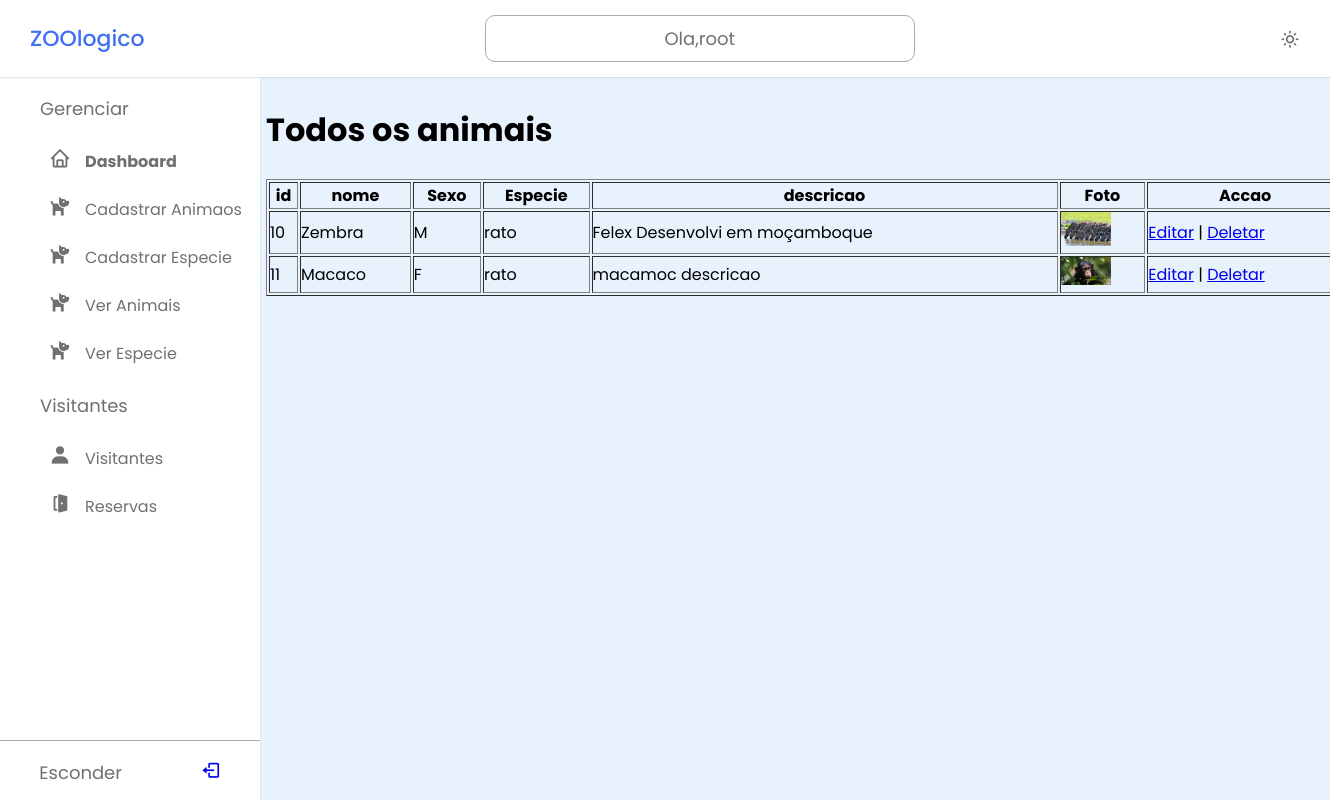
/admin/views/verAnimas.php (signed in), run on the app's committed database.
### tables this page shows
CREATE TABLE `animal` (
  `id` int NOT NULL AUTO_INCREMENT,
  `nome` varchar(50) DEFAULT NULL,
  `descricao` varchar(255)  DEFAULT NULL,
  `sexo` varchar(255) DEFAULT NULL,
  `foto` varchar(255)  DEFAULT NULL,
  `especie` varchar(50) DEFAULT NULL,
  PRIMARY KEY (`id`)
);

### admin/views/verAnimas.php (the view, shortened to what this page needs)
<?php
include '../../configs/database.php';
if (isset($_COOKIE['root'])) {
    $root = $_COOKIE['root'];
} else {
    $_SESSION['error_message'] = "Voce nao esta autenticado.";
    header('Location: ../index.php');
    exit;
}
$sql = "SELECT * FROM animal";
$result = $conn->query($sql);
?>
<!DOCTYPE html>
<html lang="en">
<head>
    <link href="https://unpkg.com/boxicons@2.1.4/css/boxicons.min.css" rel="stylesheet" />
    <link rel="stylesheet" href="../assets/css/styles.css" />
</head>
<body>
    <nav class="navbar">
        <div class="logo_item">
            </i>ZOOlogico
        </div>
        <div class="search_bar">
            <input type="text" style="text-align: center;" disabled value="Ola,<?php echo $root; ?>" />
        </div>
        <div class="navbar_content">
            <i class='bx bx-sun' id="darkLight"></i>
        </div>
    </nav>
    <nav class="sidebar">
        <div class="menu_content">
            <ul class="menu_items">
                <div class="menu_title menu_dahsboard"></div>
                <li class="item">
                    <a href="./index.php" class="nav_link">
                        <span class="navlink_icon">
                            <i class="bx bx-home"></i>
                        </span>
                        <span class="navlink"> <b>Dashboard</b></span>
                    </a>
                </li>
                <li class="item">
                    <a href="./cadatrar.php" class="nav_link">
                        <span class="navlink_icon">
                            <i class="bx bxs-dog"></i>
                        </span>
                        <span class="navlink"> Cadastrar Animaos</span>
                    </a>
                </li>
                <li class="item">
                    <a href="./cadastarEspecie.php" class="nav_link">
                        <span class="navlink_icon">
                            <i class="bx bxs-dog"></i>
                        </span>
                        <span class="navlink"> Cadastrar Especie</span>
                    </a>
                </li>
                <li class="item">
                    <a href="./verAnimas.php" class="nav_link">
                        <span class="navlink_icon">
                            <i class="bx bxs-dog"></i>
                        </span>
                        <span class="navlink"> Ver Animais</span>
                    </a>
                </li>
                <li class="item">
                    <a href="./verEspecie.php" class="nav_link">
                        <span class="navlink_icon">
                            <i class="bx bxs-dog"></i>
                        </span>
                        <span class="navlink"> Ver Especie</span>
                    </a>
                </li>
            </ul>
            <ul class="menu_items">
                <div class="menu_title menu_editor"></div>
                <li class="item">
                    <a href="./visitante.php" class="nav_link">
                        <span class="navlink_icon">
                            <i class="bx bxs-user"></i>
                        </span>
                        <span class="navlink"> Visitantes</span>
                    </a>
                </li>
                <li class="item">
                    <a href="./bilhetes.php" class="nav_link">
                        <span class="navlink_icon">
                            <i class='bx bxs-door-open'></i>
                        </span>
                        <span class="navlink">Reservas</span>
                    </a>
                </li>
            </ul>
            <div class="bottom_content">
                <div class="bottom expand_sidebar">
                    <span> Expandir</span>
                </div>
                <div class="bottom collapse_sidebar">
                    <span> Esconder</span> <a href="./logout.php"> <i class='bx bx-log-out'></i></a>
                </div>
            </div>
        </div>
    </nav>
    <div class="animas">
        <h1>Todos os animais</h1>
        <table border="1px" style="width: 1080px;">
            <thead>
                <tr>
                    <th>id</th>
                    <th>nome </th>
                    <th>Sexo </th>
                    <th>Especie </th>
                    <th>descricao </th>
                    <th>Foto </th>
                    <th>Accao </th>
                </tr>
            </thead>
            <tbody>
                <?php
                if ($result->num_rows > 0) {
                    while ($row = $result->fetch_assoc()) {
                        echo '<td>' . $row["id"] . '</td>';
                        echo '<td>' . $row["nome"] . '</td>';
                        echo '<td>' . $row["sexo"] . '</td>';
                        echo '<td>' . $row["especie"] . '</td>';
                        echo '<td>' . $row["descricao"] . '</td>';
                        echo '<td><img width="50px"   src="../controllers/uploads/' . $row["foto"] . '" alt="' . $row["nome"] . '"></td>';
                        echo '<td>';
                        echo '<a href="editar_animal.php?id=' . $row["id"] . '">Editar</a>';
                        echo ' | ';
                        echo '<a href="deletar_animal.php?id=' . $row["id"] . '">Deletar</a>';
                        echo '</td>';
                    }
                    echo '</table>';
                } else {
                    echo "Nenhum animal cadastrado ainda.";
                }
                ?>
    </div>
</body>

### admin/assets/css/styles.css (style rules this page uses)
* { margin: 0; padding: 0; box-sizing: border-box; font-family: "Poppins", sans-serif; }
:root { --white-color: #fff; --blue-color: #4070f4; --grey-color: #707070; --grey-color-light: #aaa; }
body { background-color: #e7f2fd; transition: all 0.5s ease; }
.navbar { position: fixed; top: 0; width: 100%; left: 0; background-color: var(--white-color); display: flex; align-items: center; justify-content: space-between; padding: 15px 30px; z-index: 1000; box-shadow: 0 0 2px var(--grey-color-light); }
.logo_item { display: flex; align-items: center; column-gap: 10px; font-size: 22px; font-weight: 500; color: var(--blue-color); }
.search_bar { height: 47px; max-width: 430px; width: 100%; }
.search_bar input { height: 100%; width: 100%; border-radius: 10px; font-size: 18px; outline: none; background-color: var(--white-color); color: var(--grey-color); border: 1px solid var(--grey-color-light); padding: 0 20px; }
.navbar_content { display: flex; align-items: center; column-gap: 25px; }
.navbar_content i { cursor: pointer; font-size: 20px; color: var(--grey-color); }
.sidebar { background-color: var(--white-color); width: 260px; position: fixed; top: 0; left: 0; height: 100%; padding: 80px 20px; z-index: 100; overflow-y: scroll; box-shadow: 0 0 1px var(--grey-color-light); transition: all 0.5s ease; }
.menu_content { position: relative; }
.menu_title { margin: 15px 0; padding: 0 20px; font-size: 18px; }
.menu_title::before { color: var(--grey-color); white-space: nowrap; }
.menu_dahsboard::before { content: "Gerenciar"; }
.menu_editor::before { content: "Visitantes"; }
.menu_items { padding: 0; list-style: none; }
.navlink_icon { position: relative; font-size: 22px; min-width: 50px; line-height: 40px; display: inline-block; text-align: center; border-radius: 6px; }
.navlink_icon::before { content: ""; position: absolute; height: 100%; width: calc(100% + 100px); left: -20px; }
.sidebar .nav_link { display: flex; align-items: center; width: 100%; padding: 4px 15px; border-radius: 8px; text-decoration: none; color: var(--grey-color); white-space: nowrap; }
.bottom_content { position: fixed; bottom: 60px; left: 0; width: 260px; cursor: pointer; transition: all 0.5s ease; }
.bottom { position: absolute; display: flex; align-items: center; left: 0; justify-content: space-around; padding: 18px 0; text-align: center; width: 100%; color: var(--grey-color); border-top: 1px solid var(--grey-color-light); background-color: var(--white-color); }
.bottom i { font-size: 20px; }
.bottom span { font-size: 18px; }
.animas { margin-left: 20%; margin-top: 8%; }

### data on the page
animal: id "10", nome "Zembra", sexo "M", especie "rato", descricao "Felex Desenvolvi em moçamboque", foto (picture)
animal: id "11", nome "Macaco", sexo "F", especie "rato", descricao "macamoc descricao", foto (picture)
